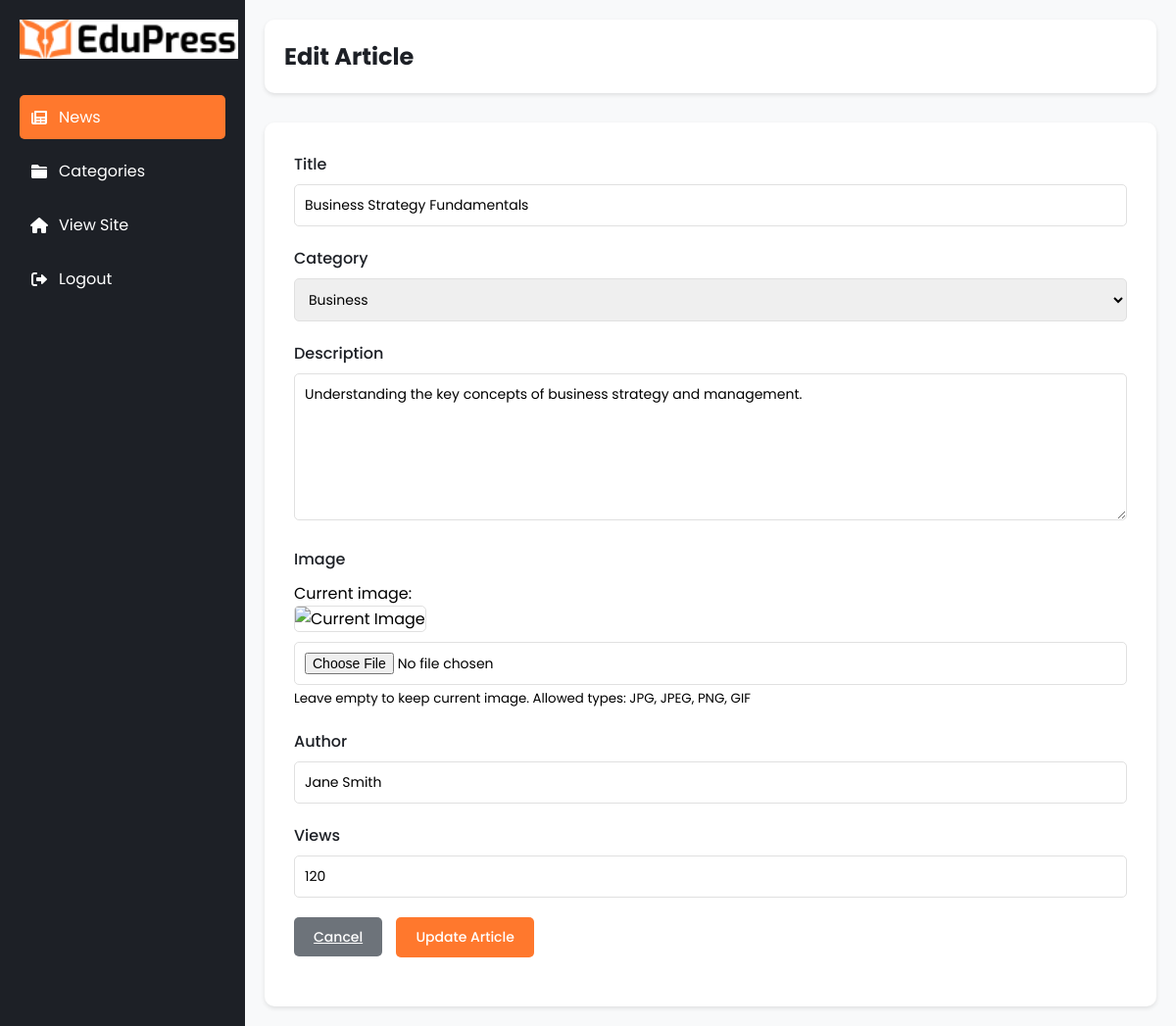
The app's page /admin/edit_news.php?id=2 with its own data.
### tables this page shows
CREATE TABLE IF NOT EXISTS news (
    id INT AUTO_INCREMENT PRIMARY KEY,
    title VARCHAR(255) NOT NULL,
    description TEXT NOT NULL,
    image VARCHAR(255) NOT NULL,
    author VARCHAR(100) NOT NULL,
    category_id INT,
    views INT DEFAULT 0,
    created_at TIMESTAMP DEFAULT CURRENT_TIMESTAMP,
    updated_at TIMESTAMP DEFAULT CURRENT_TIMESTAMP ON UPDATE CURRENT_TIMESTAMP,
    FOREIGN KEY (category_id) REFERENCES categories(id) ON DELETE SET NULL
);

CREATE TABLE IF NOT EXISTS categories (
    id INT AUTO_INCREMENT PRIMARY KEY,
    name VARCHAR(100) NOT NULL,
    icon VARCHAR(50) NOT NULL,
    course_count INT DEFAULT 0,
    created_at TIMESTAMP DEFAULT CURRENT_TIMESTAMP,
    updated_at TIMESTAMP DEFAULT CURRENT_TIMESTAMP ON UPDATE CURRENT_TIMESTAMP
);

### models/News.php (called while the page is built, shortened)
<?php
class News {
    private $conn;
    private $table_name = "news";
    public function __construct($db) {
        $this->conn = $db;
    }
    public function getById($id) {
        $query = "SELECT n.*, c.name as category_name
                FROM " . $this->table_name . " n
                LEFT JOIN categories c ON n.category_id = c.id
                WHERE n.id = :id";
        $stmt = $this->conn->prepare($query);
        $stmt->bindParam(":id", $id);
        $stmt->execute();
        return $stmt->fetch(PDO::FETCH_ASSOC);
    }
}
?>

### models/Category.php (called while the page is built, shortened)
<?php
class Category {
    private $conn;
    private $table_name = "categories";
    public function __construct($db) {
        $this->conn = $db;
    }
    public function getAll() {
        $query = "SELECT * FROM " . $this->table_name;
        $stmt = $this->conn->prepare($query);
        $stmt->execute();
        return $stmt;
    }
}
?>

### helpers/ImageHelper.php (called while the page is built, shortened)
<?php
class ImageHelper {
    private static $base_path;
    private static $upload_dir;
    private static $default_image = "no-image.jpg";
    public static function init() {
        self::$base_path = dirname(dirname(__FILE__));
        self::$upload_dir = self::$base_path . "/assets/news/";
    }
    public static function getImageUrl($image_name) {
        if (!empty($image_name)) {
            $image_path = self::$upload_dir . $image_name;
        }
        return str_replace('\\', '/', str_replace($_SERVER['DOCUMENT_ROOT'], '', self::$upload_dir . self::$default_image));
    }
}
?>

### admin/edit_news.php (the view, shortened to what this page needs)
<?php
require_once '../models/News.php';
require_once '../models/Category.php';
require_once '../helpers/ImageHelper.php';
$database = new Database();
$db = $database->getConnection();
$news = new News($db);
$category = new Category($db);
$categories = $category->getAll();
if (isset($_GET['id'])) {
    $news_item = $news->getById($_GET['id']);
} else {
    header("Location: index.php");
    exit();
}
$image_url = ImageHelper::getImageUrl($news_item['image']);
?>
<!DOCTYPE html>
<html lang="en">
<head>
    <link rel="stylesheet" href="https://cdnjs.cloudflare.com/ajax/libs/font-awesome/6.0.0/css/all.min.css">
</head>
<body>
    <div class="admin-container">
        <div class="sidebar">
            <div class="logo">
                <img src="../assets/LOGO.jpg" alt="EduPress Logo">
            </div>
            <ul class="sidebar-menu">
                <li><a href="index.php" class="active"><i class="fas fa-newspaper"></i> News</a></li>
                <li><a href="categories.php"><i class="fas fa-folder"></i> Categories</a></li>
                <li><a href="../home_page/home_page.php"><i class="fas fa-home"></i> View Site</a></li>
                <li><a href="logout.php"><i class="fas fa-sign-out-alt"></i> Logout</a></li>
            </ul>
        </div>
        <div class="main-content">
            <div class="header">
                <h1>Edit Article</h1>
            </div>
            <div class="form-container">
                <form action="" method="POST" enctype="multipart/form-data">
                    <div class="form-group">
                        <label for="title">Title</label>
                        <input type="text" id="title" name="title" class="form-control" value="<?php echo htmlspecialchars($news_item['title']); ?>" required>
                    </div>
                    <div class="form-group">
                        <label for="category_id">Category</label>
                        <select id="category_id" name="category_id" class="form-control" required>
                            <?php while ($row = $categories->fetch(PDO::FETCH_ASSOC)): ?>
                                <option value="<?php echo $row['id']; ?>" <?php echo ($row['id'] == $news_item['category_id']) ? 'selected' : ''; ?>>
                                    <?php echo $row['name']; ?>
                                </option>
                            <?php endwhile; ?>
                        </select>
                    </div>
                    <div class="form-group">
                        <label for="description">Description</label>
                        <textarea id="description" name="description" class="form-control" required><?php echo htmlspecialchars($news_item['description']); ?></textarea>
                    </div>
                    <div class="form-group">
                        <label for="image">Image</label>
                        <div class="current-image">
                            <p>Current image:</p>
                            <img src="<?php echo $image_url; ?>" alt="Current Image">
                        </div>
                        <input type="file" id="image" name="image" class="form-control" accept="image/*" onchange="previewImage(this)">
                        <small>Leave empty to keep current image. Allowed types: JPG, JPEG, PNG, GIF</small>
                    </div>
                    <div class="form-group">
                        <label for="author">Author</label>
                        <input type="text" id="author" name="author" class="form-control" value="<?php echo htmlspecialchars($news_item['author']); ?>" required>
                    </div>
                    <div class="form-group">
                        <label for="views">Views</label>
                        <input type="number" id="views" name="views" class="form-control" value="<?php echo htmlspecialchars($news_item['views']); ?>" required>
                    </div>
                    <div class="form-group">
                        <a href="index.php" class="btn btn-secondary">Cancel</a>
                        <button type="submit" class="btn btn-primary">Update Article</button>
                    </div>
                </form>
            </div>
        </div>
    </div>
</body>
</html>

### admin/edit_news.php (style rules this page uses)
* { margin: 0; padding: 0; box-sizing: border-box; font-family: 'Poppins', sans-serif; }
.admin-container { display: flex; min-height: 100vh; }
.sidebar { width: 250px; background: #1D2026; color: white; padding: 20px; }
.sidebar .logo { margin-bottom: 30px; }
.sidebar .logo img { height: 40px; }
.sidebar-menu { list-style: none; }
.sidebar-menu li { margin-bottom: 10px; }
.sidebar-menu a { color: white; text-decoration: none; display: flex; align-items: center; padding: 10px; border-radius: 5px; transition: all 0.3s ease; }
.sidebar-menu a:hover, .sidebar-menu a.active { background: #FF782D; }
.sidebar-menu i { margin-right: 10px; width: 20px; text-align: center; }
.main-content { flex: 1; padding: 20px; background: #F8F9FA; }
.header { display: flex; justify-content: space-between; align-items: center; margin-bottom: 30px; padding: 20px; background: white; border-radius: 10px; box-shadow: 0 2px 4px rgba(0,0,0,0.1); }
.header h1 { font-size: 24px; color: #1D2026; }
.form-container { background: white; border-radius: 10px; box-shadow: 0 2px 4px rgba(0,0,0,0.1); padding: 30px; }
.form-group { margin-bottom: 20px; }
.form-group label { display: block; margin-bottom: 8px; color: #1D2026; font-weight: 500; }
.form-control { width: 100%; padding: 10px; border: 1px solid #E0E0E0; border-radius: 5px; font-size: 14px; }
textarea.form-control { height: 150px; resize: vertical; }
.current-image { margin: 10px 0; }
.current-image img { max-width: 200px; max-height: 150px; border-radius: 5px; object-fit: cover; border: 1px solid #E0E0E0; }
.btn { padding: 10px 20px; border: none; border-radius: 5px; cursor: pointer; font-size: 14px; font-weight: 500; transition: all 0.3s ease; }
.btn-primary { background: #FF782D; color: white; }
.btn-secondary { background: #6D737A; color: white; margin-right: 10px; }

### records on screen
news: title "Business Strategy Fundamentals", category_id "Business", description "Understanding the key concepts of business strategy and management.", author "Jane Smith", views "120"
